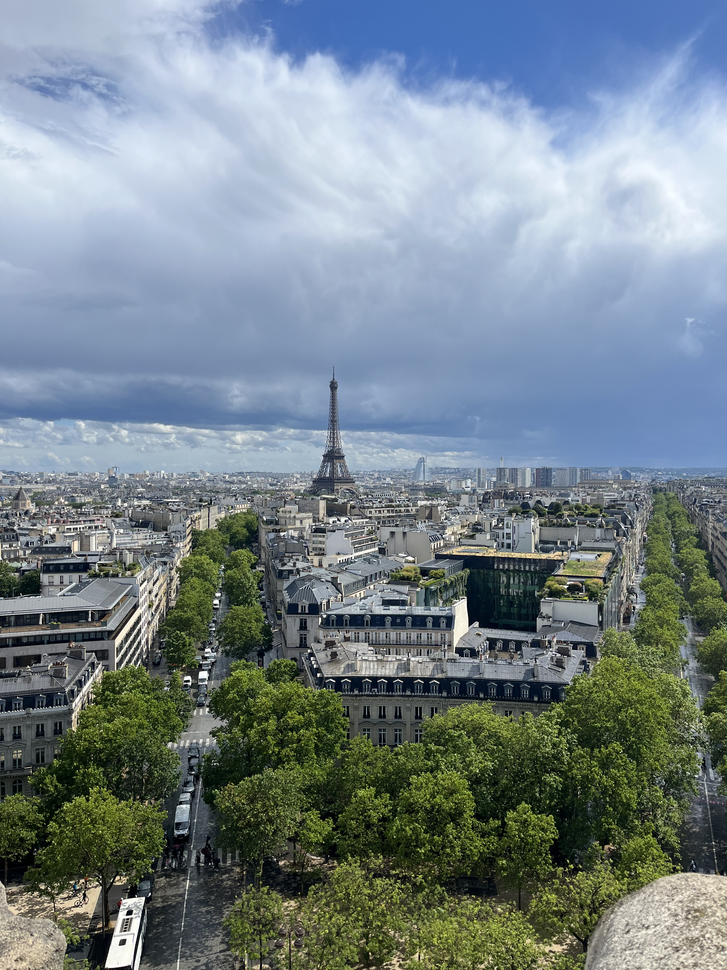
#> input picture HW1/images/parigi.png, 727 x 970 px, shrunk from 3024 x 4032 before the run
$ python homework1.py
#> lines starting #> are read from the running program, lines starting #| are printed output that depends on the picture; after the words box and inside, x2 and y2 are one past the last pixel; in counts of white or black regions, pixels touching at a corner belong together
import cv2
import numpy as np
import os

#degradation parameters
seed  = 42     #seme fixed
alpha = 0.6 #contrast control if is <1 contrast is reduced
beta = 0    #brightness control
sigma = 15     #gaussian noise

BASE_DIR = os.path.dirname(os.path.abspath(__file__))
os.makedirs(os.path.join(BASE_DIR, "results"), exist_ok=True) #create the images directory
os.makedirs(os.path.join(BASE_DIR, "degraded"), exist_ok=True) #create the degraded images directory
os.makedirs(os.path.join(BASE_DIR, "confronto"), exist_ok=True) #create the confronto images directory

images = ["parigi.png", "cavallo.png", "mare.png"]
#img = cv2.imread("images/parigi.png", 1)
#print("Image shape:", img.shape)


#functions to compute metrics
def mse(a, b):
    return np.mean((a.astype(np.float32) - b.astype(np.float32)) ** 2) #mean squared error

def mae(a, b):
    return np.mean(np.abs(a.astype(np.float32) - b.astype(np.float32))) #mean absolute error

def resize_h(img, h=500): #i want to resize keeping aspect ratio for the panel
    f = h / img.shape[0]
    return cv2.resize(img, (int(img.shape[1] * f), h))

def label(img, testo, h=500): #resize and white text
    img = resize_h(img, h)
    bar = np.zeros((30, img.shape[1], 3), dtype=np.uint8)  #just black bar
    cv2.putText(bar, testo, (5, 22), #write label
                cv2.FONT_HERSHEY_SIMPLEX, 0.60, (255, 255, 255), 1)
    return np.vstack([bar, img])


righe_csv = ["image,method,PSNR,MSE,MAE"]  #header for the CSV file


for nome_img in images:
    img = cv2.imread("images/" + nome_img, 1)
#> img is the input picture: shape (970, 727, 3); mean B, G, R 138.9, 132.2, 118.3
    base = os.path.splitext(nome_img)[0]
    print("\nImage shape:", img.shape, "-", nome_img)
#| Image shape: (970, 727, 3) - parigi.png
    #print("\n", nome_img)

    #DEGRADATION: gaussian noise and low contrast
    img_degraded = cv2.convertScaleAbs(img, alpha=alpha, beta=beta)  #constrast reduction
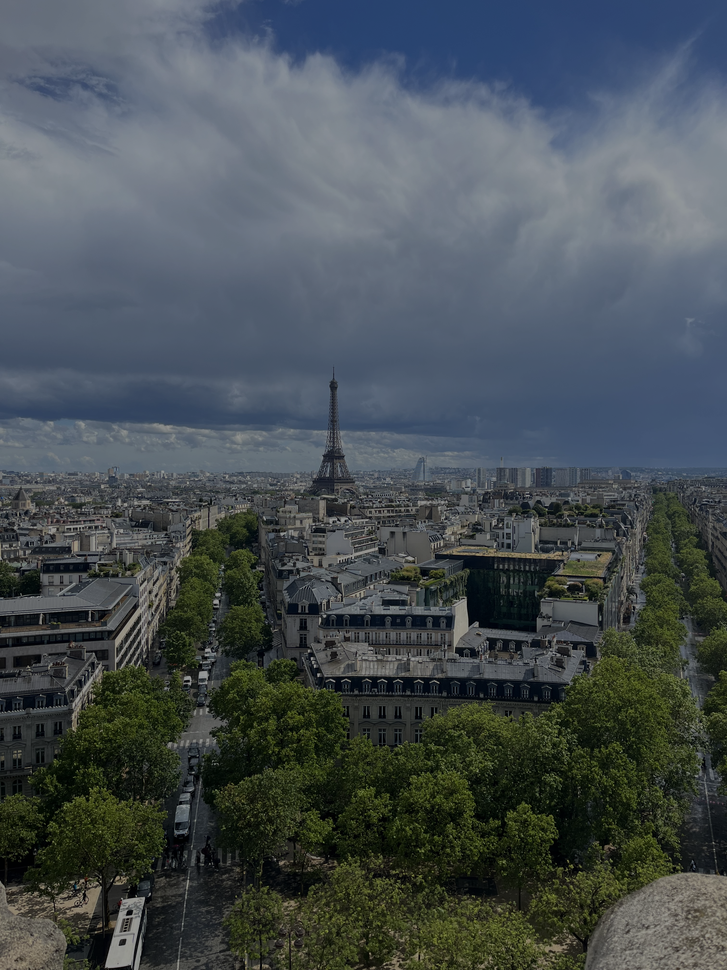
#> img_degraded: shape (970, 727, 3); mean B, G, R 83.3, 79.3, 71
    rng = np.random.default_rng(seed) #reproducible random generator
    rumore = rng.normal(0, sigma, img.shape) #noise gaussiano
    img_degraded = np.clip(img_degraded.astype(np.float32) + rumore, 0, 255).astype(np.uint8) #add noise and clip to [0,255]

    cv2.imwrite(os.path.join(BASE_DIR, "degraded", f"{base}_degraded.png"), img_degraded)

    #METHODS: 1-baseline, 2-linear contrast stretching, 3-histogram equalization, 4-denoising + contrast recovery

    #1
    img_baseline = img_degraded.copy() #just copy
    cv2.imwrite(f"results/{base}_method1_baseline.png", img_baseline)


    #2 linear contrast stretching

    #2A on LUMINANCE
    lab = cv2.cvtColor(img_degraded, cv2.COLOR_BGR2LAB) #covert to LAB color space to isolate luminance
#> lab: shape (970, 727, 3); mean of channels 0, 1, 2 83.9, 127, 125
    L, a, b = cv2.split(lab)
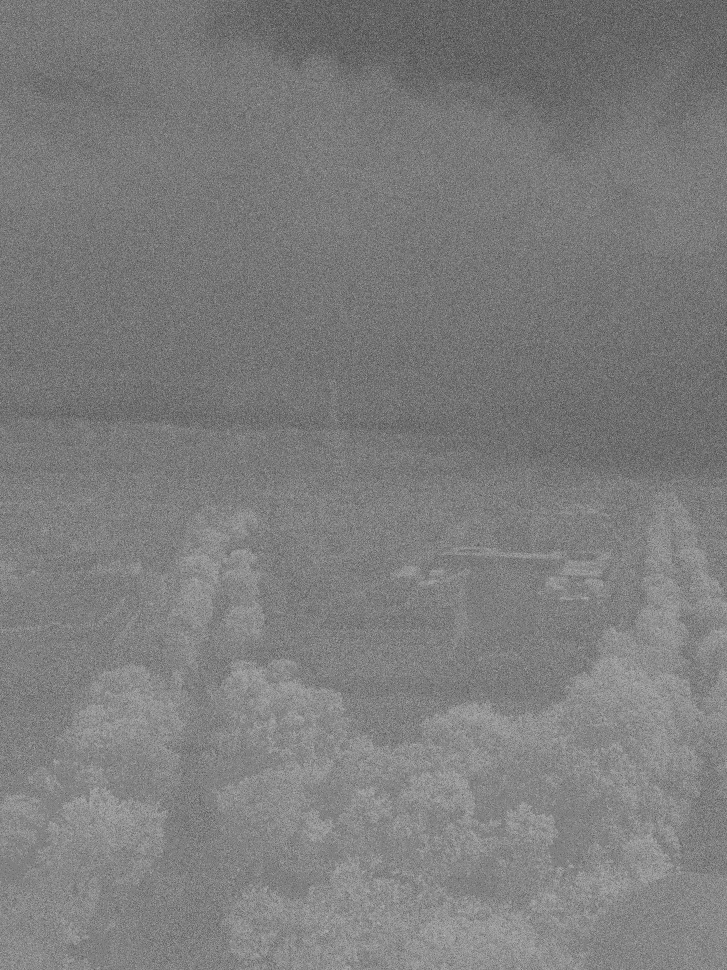
#> b: shape (970, 727); min 60, max 184, mean 125
    L_stretched = cv2.normalize(L, None, 0, 255, cv2.NORM_MINMAX) #stretching on L channel for min-max
    img_luminance = cv2.cvtColor(cv2.merge((L_stretched, a, b)), cv2.COLOR_LAB2BGR) #back to BGR original color

    cv2.imwrite(f"results/{base}_method2A_luminance.png", img_luminance)
    #cv2.imshow("Method 2A Luminance", img_luminance)


    #2B Per-Channel BGR
    B, G, R = cv2.split(img_degraded) #divifo l'immagine degradata nei suoi 3 canali nativi

    #stretching indipendent for all channels
    blue = cv2.normalize(B, None, 0, 255, cv2.NORM_MINMAX)
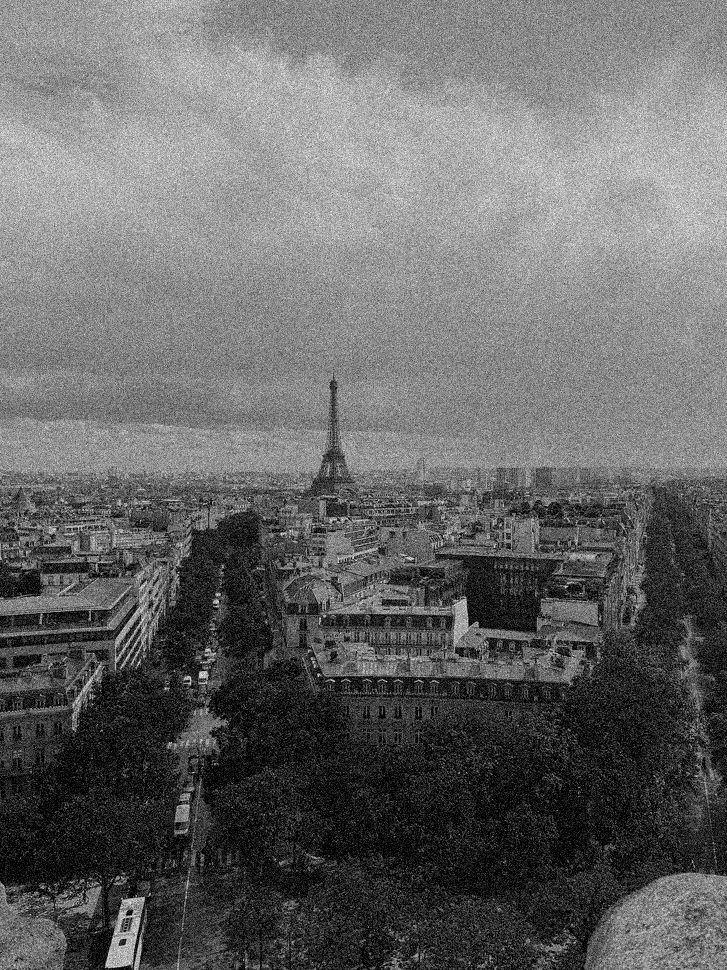
#> blue: shape (970, 727); min 0, max 255, mean 102.9
    green = cv2.normalize(G, None, 0, 255, cv2.NORM_MINMAX)
    red = cv2.normalize(R, None, 0, 255, cv2.NORM_MINMAX)
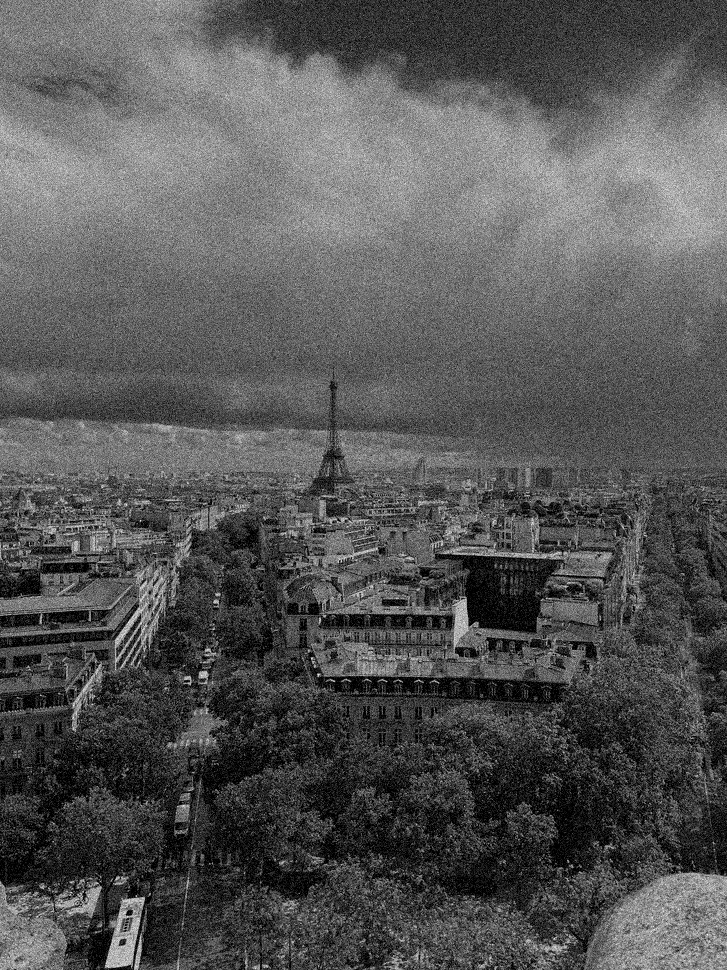
#> red: shape (970, 727); min 0, max 255, mean 86.4

    img_channel = cv2.merge((blue, green, red)) #recombine the channels back into a single image

    cv2.imwrite(f"results/{base}_method2B_channel.png", img_channel)
    #cv2.imshow("Method 2B Per Channel", img_channel)


    #3 Histogram Equalization (on luminance channel)

    lab_eq = cv2.cvtColor(img_degraded, cv2.COLOR_BGR2LAB)
    L_eq, a_eq, b_eq = cv2.split(lab_eq)
    L_equalized = cv2.equalizeHist(L_eq) #equalization on L channel only
    img_equalized = cv2.cvtColor(cv2.merge((L_equalized, a_eq, b_eq)), cv2.COLOR_LAB2BGR)

    cv2.imwrite(f"results/{base}_method3_histogram_equalization.png", img_equalized)
    #cv2.imshow("Method3 Histogram(LAB)", img_equalized)

    #4 Denoising + Contrast Recovery
    #4A BILATERAL DENOISE + LUMINANCE STRETCHING

    img_denoised = cv2.bilateralFilter(img_degraded, d=10, sigmaColor=80, sigmaSpace=80) #Denoising with bilateral filter

    lab = cv2.cvtColor(img_denoised, cv2.COLOR_BGR2LAB)
#> lab: shape (970, 727, 3); mean of channels 0, 1, 2 82.9, 126.2, 124.9
    L, a, b = cv2.split(lab)
    L_stretched = cv2.normalize(L, None, 0, 255, cv2.NORM_MINMAX)
    img_bilateral_stretch = cv2.cvtColor(cv2.merge((L_stretched, a, b)), cv2.COLOR_LAB2BGR)
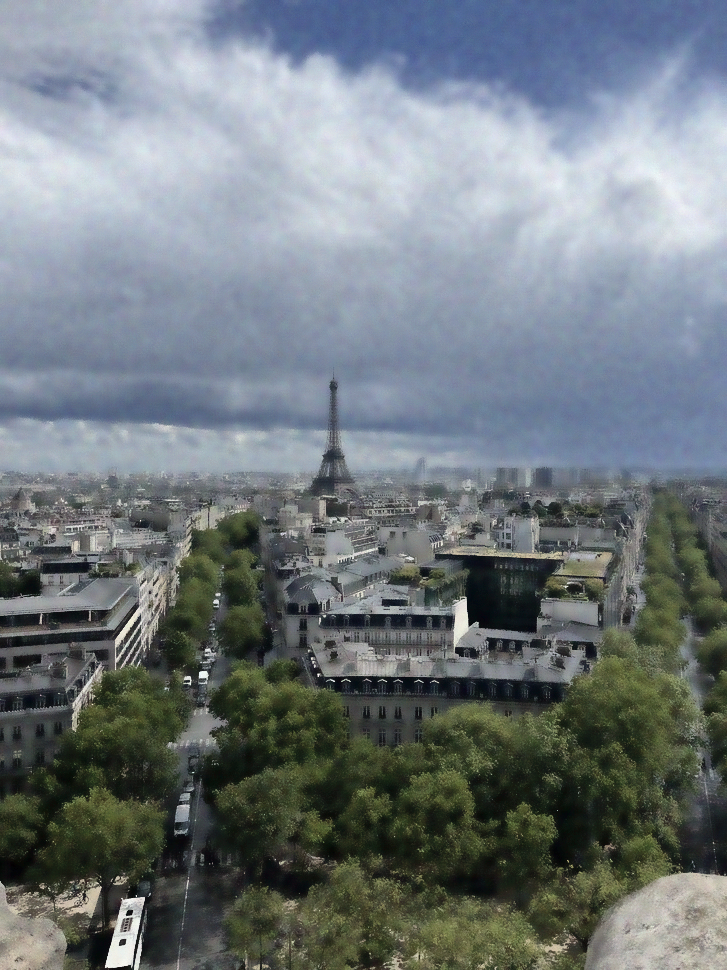
#> img_bilateral_stretch: shape (970, 727, 3); mean B, G, R 125.7, 121, 112.7

    cv2.imwrite(f"results/{base}_method4A_bilateral_stretch.png", img_bilateral_stretch)
    #cv2.imshow("Method 4A - Bilateral + Stretching", img_bilateral_stretch)

    #4B NON-LOCAL-MEANS DENOISING + LUMINANCE STRETCHING
    img_nlm = cv2.fastNlMeansDenoisingColored( img_degraded, None,
        h=13,          #filtro sul luminanza
        hColor=13,     #sul colori
        templateWindowSize=7, searchWindowSize=21 )

    lab = cv2.cvtColor(img_nlm, cv2.COLOR_BGR2LAB)
#> lab: shape (970, 727, 3); mean of channels 0, 1, 2 82.4, 126.7, 125.2
    L, a, b = cv2.split(lab)
    L_stretched = cv2.normalize(L, None, 0, 255, cv2.NORM_MINMAX)

    img_nlm_stretch = cv2.cvtColor(cv2.merge((L_stretched, a, b)), cv2.COLOR_LAB2BGR)
    cv2.imwrite(f"results/{base}_method4B_nlm_stretch.png", img_nlm_stretch)
    #cv2.imshow("Method 4B - NLM + Stretching", img_nlm_stretch)


    #EVALUATION
    # --- Dizionario: nome del metodo -> immagine risultante ---
    metodi = {
        "1_baseline": img_baseline,
        "2A_luminance": img_luminance,
        "2B_channel": img_channel,
        "3_histogram_eq": img_equalized,
        "4A_bilateral_stretch": img_bilateral_stretch,
        "4B_nlm_stretch": img_nlm_stretch,
    }


    print("\nMetodo                  PSNR      MSE      MAE")
    for nome, risultato in metodi.items():
        # Le metriche si calcolano SEMPRE rispetto all'originale (img)
        psnr = cv2.PSNR(img, risultato)
        errore_quad = mse(img, risultato)
        errore_abs = mae(img, risultato)

        print(f"{nome:22s} {psnr:6.2f}  {errore_quad:8.2f}  {errore_abs:7.2f}")
        righe_csv.append(f"{nome_img},{nome},{psnr:.2f},{errore_quad:.2f},{errore_abs:.2f}")
#> this loop made 6 passes
#> (nome, psnr, errore_quad, errore_abs) on passes 1 to 6: ('1_baseline', 12.48, 3673.2, 52.93), ('2A_luminance', 17.23, 1230.8, 29.19), ('2B_channel', 15.64, 1773.4, 35.71), ('3_histogram_eq', 19.57, 717.5, 21.34), ('4A_bilateral_stretch', 22.98, 327.2, 14.13), ('4B_nlm_stretch', 17.81, 1076.1, 28.58)
#| 1_baseline              12.48   3673.17    52.93
#| 2A_luminance            17.23   1230.83    29.19
#| 2B_channel              15.64   1773.44    35.71
#| 3_histogram_eq          19.57    717.52    21.34
#| 4A_bilateral_stretch    22.98    327.15    14.13
#| 4B_nlm_stretch          17.81   1076.06    28.58
#> after the loop, righe_csv = 7 items

    #PANEL FINALE
    pannello = np.hstack([
        label(img, "Original"), #original
        label(img_degraded, "Degraded"), #degraded
        label(img_baseline, "1 baseline"), #1
        label(img_luminance, "2A luminance"), #2A
        label(img_channel, "2B channel"), #2B
        label(img_equalized, "3 histogram eq"), #3
        label(img_bilateral_stretch, "4A bilateral"), #4A
        label(img_nlm_stretch, "4B nlm"), #4B
    ])
#> in label, `cv2.putText(bar, testo, (5, 22),`: bar: shape (30, 374, 3); 1.5% white in thin lines or dots, all inside (x1, y1, x2, y2) = (7, 9, 73, 27)
#> in label (call 2), `cv2.putText(bar, testo, (5, 22),`: bar: shape (30, 374, 3); 2% white in thin lines or dots, all inside (x1, y1, x2, y2) = (7, 9, 91, 27)
#> in label (call 3), `cv2.putText(bar, testo, (5, 22),`: bar: shape (30, 374, 3); 1.8% white in thin lines or dots, all inside (x1, y1, x2, y2) = (9, 9, 101, 23)
#> call 4 of label, with testo = '2A luminance', h = 500
#> in label (call 4), `cv2.putText(bar, testo, (5, 22),`: bar: shape (30, 374, 3); 2.4% white in thin lines or dots, all inside (x1, y1, x2, y2) = (7, 9, 131, 23)
#> in label (call 4), `return np.vstack([bar, img])`:
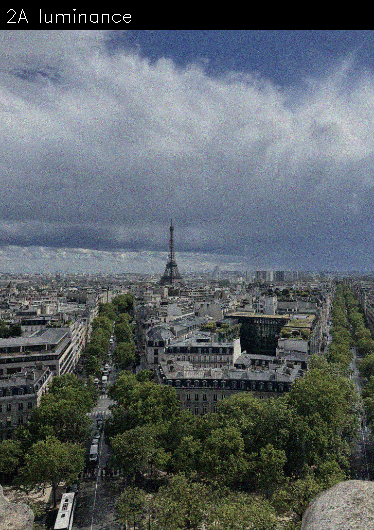
#> returned value: shape (530, 374, 3); mean of channels 0, 1, 2 102.9, 98.7, 91.2; drawn as B, G, R
#> in label (call 5), `cv2.putText(bar, testo, (5, 22),`: bar: shape (30, 374, 3); 2.1% white in thin lines or dots, all inside (x1, y1, x2, y2) = (7, 9, 110, 23)
#> in label (call 6), `cv2.putText(bar, testo, (5, 22),`:
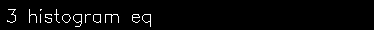
#> bar: shape (30, 374, 3); 2.8% white in thin lines or dots, all inside (x1, y1, x2, y2) = (7, 9, 151, 27)
#> (the run stopped early here; a loop or call above may not have finished)
